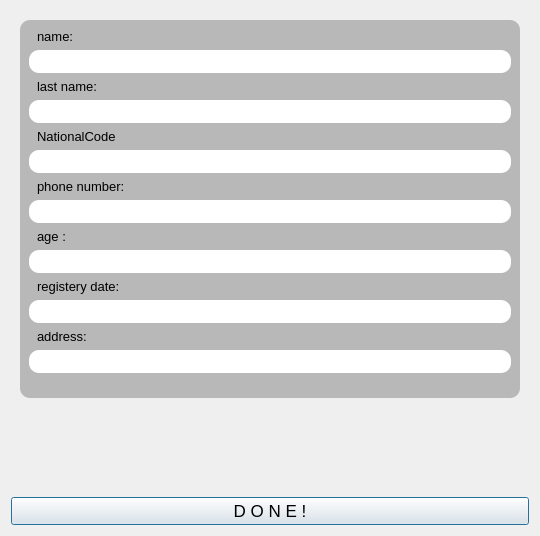
<?xml version="1.0" encoding="UTF-8"?>
<ui version="4.0">
 <class>Dialog</class>
 <widget class="QDialog" name="Dialog">
  <property name="geometry">
   <rect>
    <x>0</x>
    <y>0</y>
    <width>540</width>
    <height>536</height>
   </rect>
  </property>
  <property name="maximumSize">
   <size>
    <width>16777215</width>
    <height>536</height>
   </size>
  </property>
  <property name="windowTitle">
   <string>Dialog</string>
  </property>
  <layout class="QVBoxLayout" name="verticalLayout">
   <item alignment="Qt::AlignTop">
    <widget class="QWidget" name="widget" native="true">
     <layout class="QVBoxLayout" name="verticalLayout_3">
      <item alignment="Qt::AlignTop">
       <widget class="QFrame" name="frame_2">
        <property name="styleSheet">
         <string notr="true">background-color:rgb(184,184,184);
border-radius:10px;</string>
        </property>
        <property name="frameShape">
         <enum>QFrame::StyledPanel</enum>
        </property>
        <property name="frameShadow">
         <enum>QFrame::Raised</enum>
        </property>
        <layout class="QVBoxLayout" name="verticalLayout_2">
         <item>
          <widget class="QLabel" name="label">
           <property name="font">
            <font>
             <pointsize>10</pointsize>
            </font>
           </property>
           <property name="styleSheet">
            <string notr="true">padding-left:5px</string>
           </property>
           <property name="text">
            <string>name:</string>
           </property>
          </widget>
         </item>
         <item>
          <widget class="QLineEdit" name="lineEdit_name">
           <property name="font">
            <font>
             <pointsize>10</pointsize>
            </font>
           </property>
           <property name="styleSheet">
            <string notr="true">background-color:rgb(255,255,255);
padding:3px;</string>
           </property>
          </widget>
         </item>
         <item>
          <widget class="QLabel" name="label_2">
           <property name="font">
            <font>
             <pointsize>10</pointsize>
            </font>
           </property>
           <property name="styleSheet">
            <string notr="true">padding-left:5px</string>
           </property>
           <property name="text">
            <string>last name:</string>
           </property>
          </widget>
         </item>
         <item>
          <widget class="QLineEdit" name="lineEdit_lastname">
           <property name="font">
            <font>
             <pointsize>10</pointsize>
            </font>
           </property>
           <property name="styleSheet">
            <string notr="true">background-color:rgb(255,255,255);
padding:3px;</string>
           </property>
          </widget>
         </item>
         <item>
          <widget class="QLabel" name="label_8">
           <property name="font">
            <font>
             <pointsize>10</pointsize>
            </font>
           </property>
           <property name="styleSheet">
            <string notr="true">padding-left:5px</string>
           </property>
           <property name="text">
            <string>NationalCode</string>
           </property>
          </widget>
         </item>
         <item>
          <widget class="QLineEdit" name="lineEdit_NationalCode">
           <property name="font">
            <font>
             <pointsize>10</pointsize>
            </font>
           </property>
           <property name="styleSheet">
            <string notr="true">background-color:rgb(255,255,255);
padding:3px;</string>
           </property>
          </widget>
         </item>
         <item>
          <widget class="QLabel" name="label_5">
           <property name="font">
            <font>
             <pointsize>10</pointsize>
            </font>
           </property>
           <property name="styleSheet">
            <string notr="true">padding-left:5px</string>
           </property>
           <property name="text">
            <string>phone number:</string>
           </property>
          </widget>
         </item>
         <item>
          <widget class="QLineEdit" name="lineEdit_phoneNumber">
           <property name="font">
            <font>
             <pointsize>10</pointsize>
            </font>
           </property>
           <property name="styleSheet">
            <string notr="true">background-color:rgb(255,255,255);
padding:3px;</string>
           </property>
          </widget>
         </item>
         <item>
          <widget class="QLabel" name="label_3">
           <property name="font">
            <font>
             <pointsize>10</pointsize>
            </font>
           </property>
           <property name="styleSheet">
            <string notr="true">padding-left:5px</string>
           </property>
           <property name="text">
            <string>age :</string>
           </property>
          </widget>
         </item>
         <item>
          <widget class="QLineEdit" name="lineEdit_age">
           <property name="font">
            <font>
             <pointsize>10</pointsize>
            </font>
           </property>
           <property name="styleSheet">
            <string notr="true">background-color:rgb(255,255,255);
padding:3px;</string>
           </property>
          </widget>
         </item>
         <item>
          <widget class="QLabel" name="label_6">
           <property name="font">
            <font>
             <pointsize>10</pointsize>
            </font>
           </property>
           <property name="styleSheet">
            <string notr="true">padding-left:5px</string>
           </property>
           <property name="text">
            <string>registery date:</string>
           </property>
          </widget>
         </item>
         <item>
          <widget class="QLineEdit" name="lineEdit_registeryDate">
           <property name="font">
            <font>
             <pointsize>10</pointsize>
            </font>
           </property>
           <property name="styleSheet">
            <string notr="true">background-color:rgb(255,255,255);
padding:3px;</string>
           </property>
           <property name="text">
            <string/>
           </property>
          </widget>
         </item>
         <item>
          <widget class="QLabel" name="label_4">
           <property name="font">
            <font>
             <pointsize>10</pointsize>
            </font>
           </property>
           <property name="styleSheet">
            <string notr="true">padding-left:5px</string>
           </property>
           <property name="text">
            <string>address:</string>
           </property>
          </widget>
         </item>
         <item>
          <widget class="QLineEdit" name="lineEdit_address">
           <property name="font">
            <font>
             <pointsize>10</pointsize>
            </font>
           </property>
           <property name="styleSheet">
            <string notr="true">background-color:rgb(255,255,255);
padding:3px;</string>
           </property>
          </widget>
         </item>
         <item>
          <widget class="QLabel" name="label_Alert">
           <property name="font">
            <font>
             <pointsize>7</pointsize>
            </font>
           </property>
           <property name="styleSheet">
            <string notr="true">color:rgb(204, 16, 16);
margin-left:3px</string>
           </property>
           <property name="text">
            <string/>
           </property>
          </widget>
         </item>
        </layout>
       </widget>
      </item>
     </layout>
    </widget>
   </item>
   <item>
    <widget class="QPushButton" name="pushButton_done">
     <property name="font">
      <font>
       <pointsize>13</pointsize>
      </font>
     </property>
     <property name="styleSheet">
      <string notr="true"/>
     </property>
     <property name="text">
      <string>D O N E !</string>
     </property>
    </widget>
   </item>
  </layout>
 </widget>
 <resources/>
 <connections/>
</ui>
